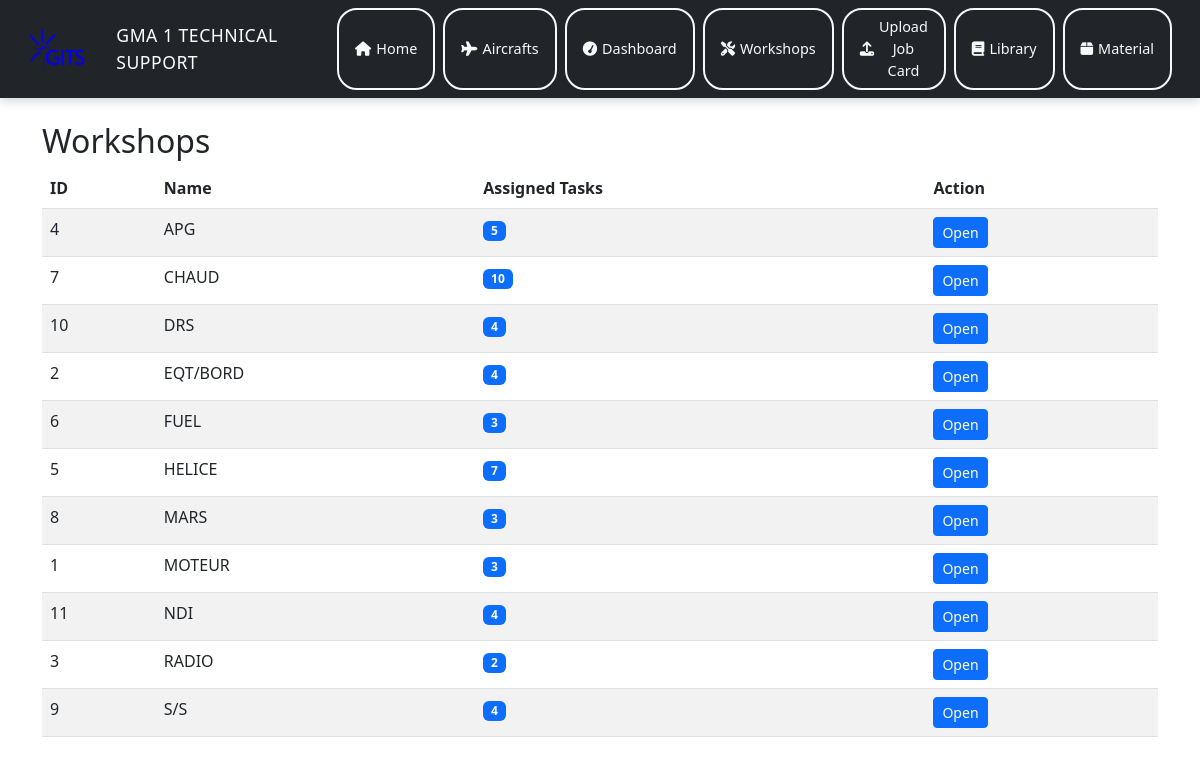
Screenshot of /workshops with the database file from the repository.
### tables this page shows
CREATE TABLE workshops (
            id INTEGER PRIMARY KEY AUTOINCREMENT,
            name TEXT UNIQUE
        );

### app.py (the view)
@app.route("/workshops")
def workshops_list():
    conn = sqlite3.connect(DB_FILE)
    c = conn.cursor()
    c.execute("""
        SELECT w.id, w.name,
               (SELECT COUNT(*) FROM workshop_tasks t WHERE t.workshop_id = w.id) AS task_count
        FROM workshops w
        ORDER BY w.name
    """)
    workshops = c.fetchall()
    conn.close()
    return render_template("workshops.html", workshops=workshops)

### templates/workshops.html
{% extends "base.html" %}
{% block content %}
  <h2>Workshops</h2>
  <table class="table table-striped">
    <thead>
      <tr><th>ID</th><th>Name</th><th>Assigned Tasks</th><th>Action</th></tr>
    </thead>
    <tbody>
      {% for w in workshops %}
        <tr>
          <td>{{ w[0] }}</td>
          <td>{{ w[1] }}</td>
          <td><span class="badge bg-primary">{{ w[2] }}</span></td>
          <td><a href="{{ url_for('workshop_detail', workshop_id=w[0]) }}" class="btn btn-sm btn-primary">Open</a></td>
        </tr>
      {% endfor %}
    </tbody>
  </table>
{% endblock %}

### rows the page displays
workshops: id "4", name "APG", w "5"
workshops: id "7", name "CHAUD", w "10"
workshops: id "10", name "DRS", w "4"
workshops: id "2", name "EQT/BORD", w "4"
workshops: id "6", name "FUEL", w "3"
workshops: id "5", name "HELICE", w "7"
workshops: id "8", name "MARS", w "3"
workshops: id "1", name "MOTEUR", w "3"
workshops: id "11", name "NDI", w "4"
workshops: id "3", name "RADIO", w "2"
workshops: id "9", name "S/S", w "4"
